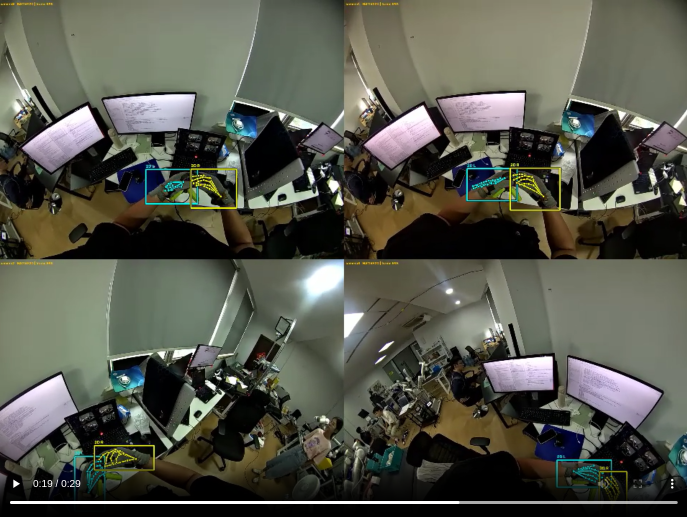
#> input picture fb498836-6c8d-459f-99ff-b51e0caaa332.png, 1374 x 1033 px (shown at 1/2 size)
$ python -i check_visible_cuff.py   (imports and definitions only)
#> lines starting #> are read from the running program, lines starting #| are printed output that depends on the picture; after the words box and inside, x2 and y2 are one past the last pixel; in counts of white or black regions, pixels touching at a corner belong together
#> further down, picture is the input picture: shape (1033, 1374, 3); mean B, G, R 75.8, 86.5, 85
# Source work/glove_trainset_20261120_v2/check_visible_cuff.py, SHA-256 d745a85fbc0739ddb1b9fccc1d1fbabecc250e3ff9efeb31e678740949f5ec69

import case_settings as case

from collections import Counter

import csv,cv2

import numpy as np

from inputs import DEST, COMPAT, HANDS, read, rows, take, geometry, dump

from surface_occluder import Library, skin_weights, depth

from overlap import project_rays

from check_glove_volume import DIR, surfaces

from observations import read_rgb

def cloth(img):
    lab=cv2.cvtColor(img,cv2.COLOR_BGR2LAB)
#> lab: shape (1033, 1374, 3); mean of channels 0, 1, 2 90.6, 125.8, 133.9
    hsv=cv2.cvtColor(img,cv2.COLOR_BGR2HSV)
#> hsv: shape (1033, 1374, 3); mean H, S, V 49.2, 74.1, 90.6
    L,a,b=np.moveaxis(lab,-1,0)
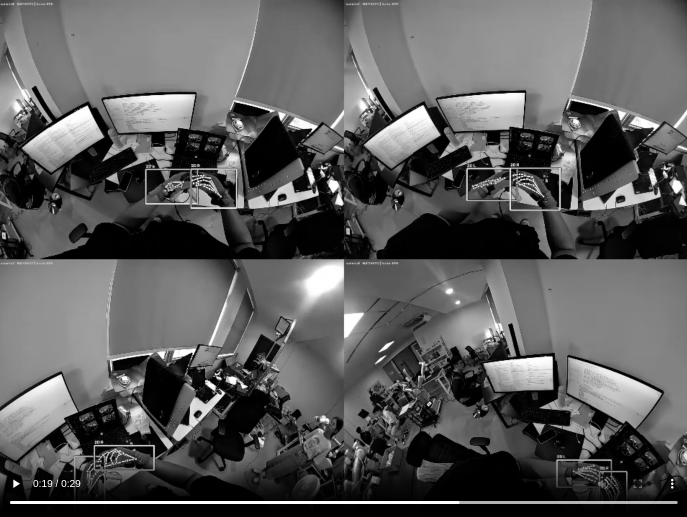
#> L: shape (1033, 1374) (shown at 1/2 size); min 0, max 255, mean 90.6
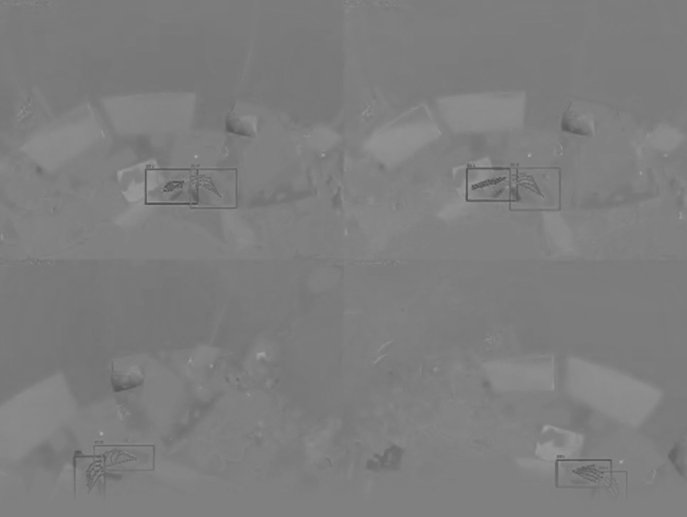
#> a: shape (1033, 1374) (shown at 1/2 size); min 73, max 174, mean 125.8
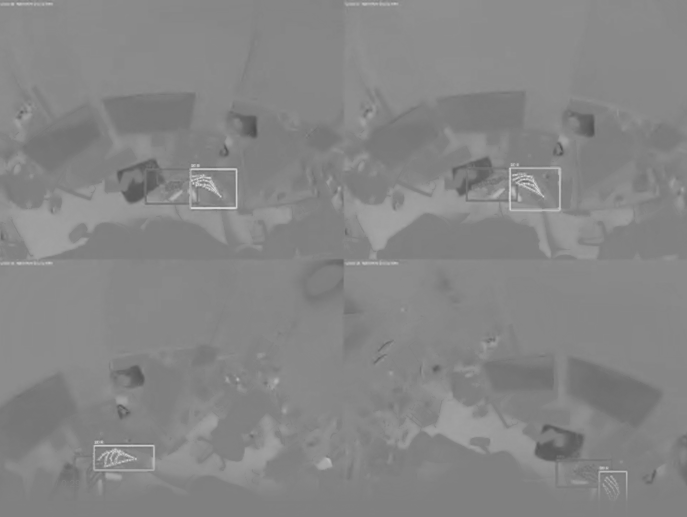
#> b: shape (1033, 1374) (shown at 1/2 size); min 76, max 221, mean 133.9
    gray=(L>=48)&(a>=109)&(a<=145)&(b>=100)&(b<=140)&(img[:,:,0].astype(float)>=img[:,:,2]*.88)
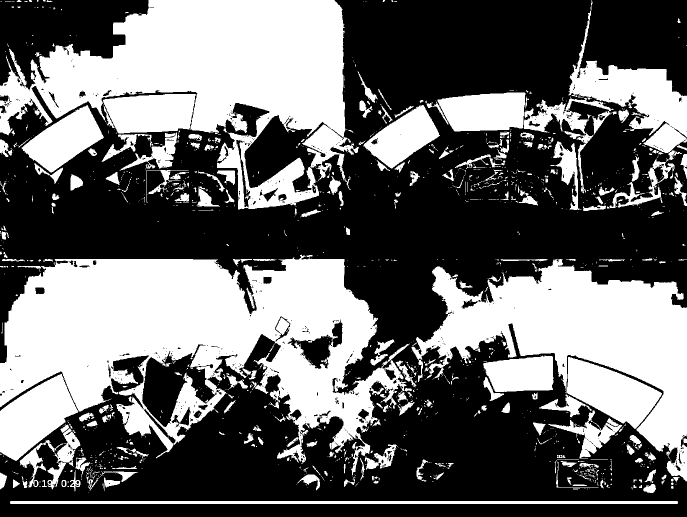
#> gray: shape (1033, 1374) bool (shown at 1/2 size); 41.5% white; 1385 white regions (1089 under 20 px), largest, box (x1, y1, x2, y2) and area: (0, 509, 824, 951) 181647, (0, 0, 718, 419) 138978, (823, 518, 1374, 963) 92640
    gold=(hsv[:,:,0]>=10)&(hsv[:,:,0]<=34)&(hsv[:,:,1]>150)&(L>=55)
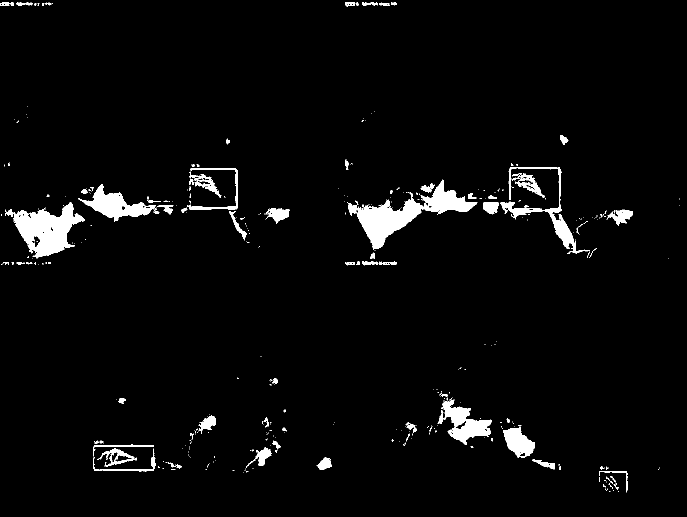
#> gold: shape (1033, 1374) bool (shown at 1/2 size); 3.3% white; 404 white regions (317 under 20 px), largest, box (x1, y1, x2, y2) and area: (696, 359, 955, 501) 10057, (13, 404, 170, 517) 8295, (156, 368, 312, 443) 4164
    near=cv2.distanceTransform((~gray).astype('uint8'),cv2.DIST_L2,3)
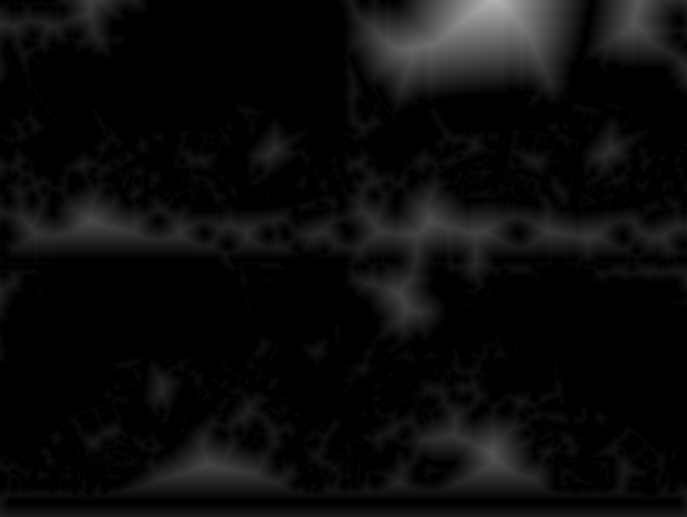
#> near: shape (1033, 1374) float32 (shown at 1/2 size); min 0, max 178.9, mean 11.5
    # The gold tape on the glove is surrounded by white fabric. A wooden table or
    # skin alone cannot support this extra surface outside the SDK-driven hand.
    return gray|(gold&(near<=max(2.,min(img.shape[:2])*.075)))
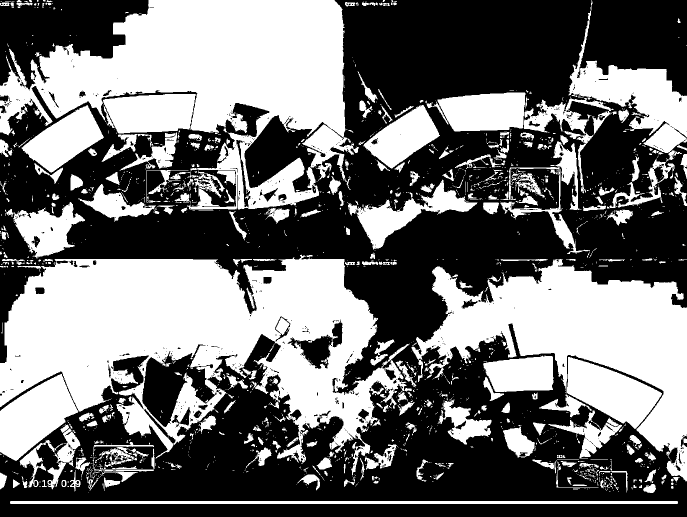
#> returned value: shape (1033, 1374) bool (shown at 1/2 size); 44.8% white; 1745 white regions (1374 under 20 px), largest, box (x1, y1, x2, y2) and area: (0, 509, 824, 951) 181647, (0, 0, 718, 421) 142540, (823, 518, 1374, 963) 92640

# [47 lines left out: function audit, not called in this run]

>>> import cv2
>>> picture = cv2.imread('../../../../../fb498836-6c8d-459f-99ff-b51e0caaa332.png')
>>> result = cloth(picture)
